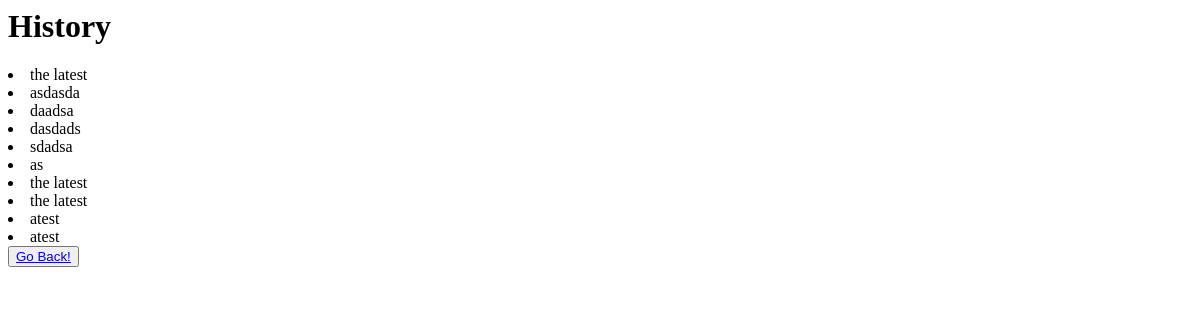
Before: /history/ with the older database file.
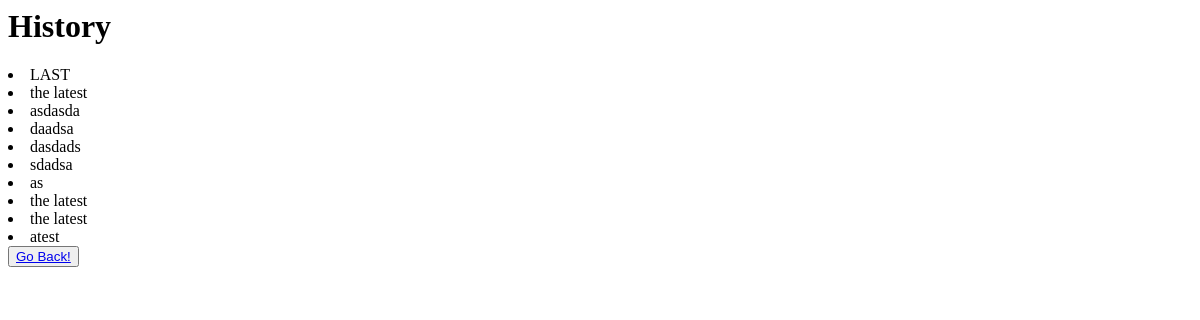
After: the same page with the newer database file.
### myapp/models.py (models this page shows)
class TextInput(models.Model):
    innerinput = models.CharField(max_length=50)
    def __str__(self):
        return self.innerinput

### myapp/views.py (the view)
# urls.py: path('history/', views.history)
def history(req):
    innertexts = TextInput.objects.filter().order_by('-id')[:10]
    return render(req, 'history.html', { "innertexts": innertexts })

### myapp/templates/history.html
<h1>History</h1>
{% for text in innertexts %}
    <li>
    {{ text }}
    </li>
{% endfor %}
<button><a href="/">Go Back!</a></button>

Changed rows visible on the page:
no longer on this page (row unchanged): TextInput: innerinput "atest"
added TextInput: innerinput "LAST"
